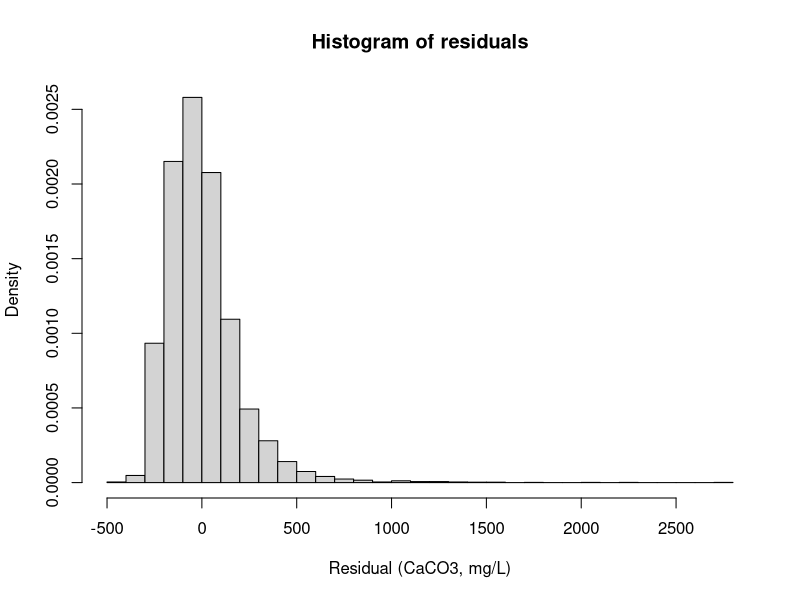
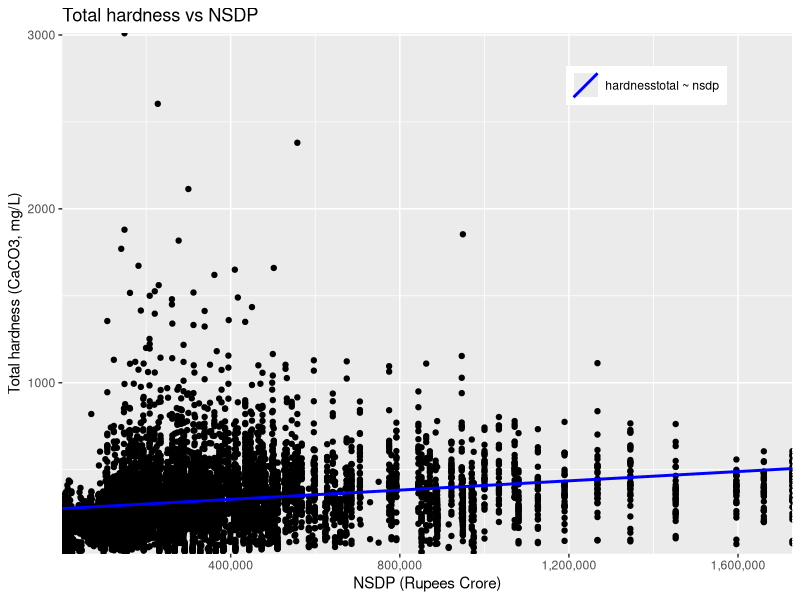
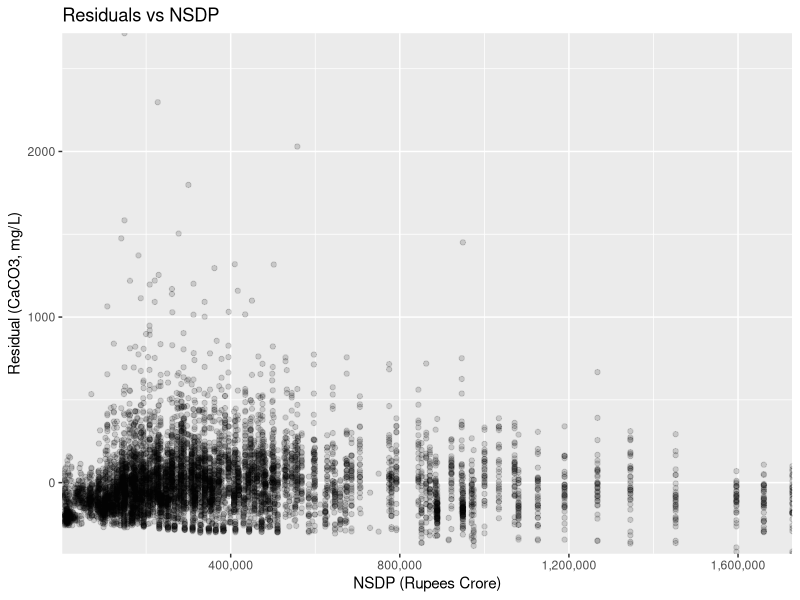
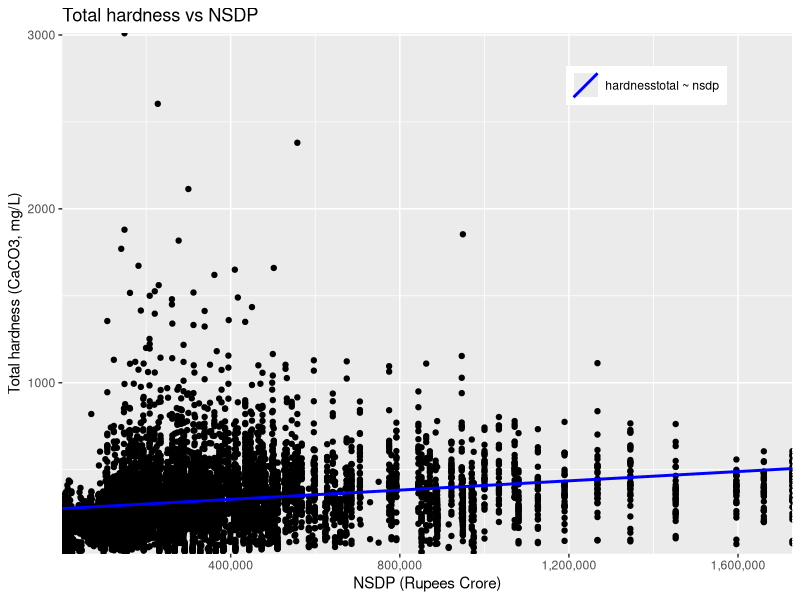
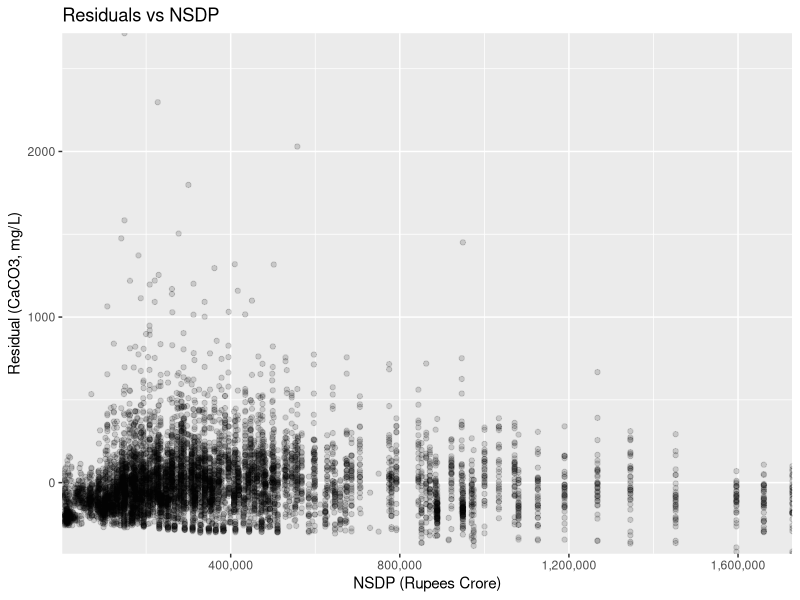
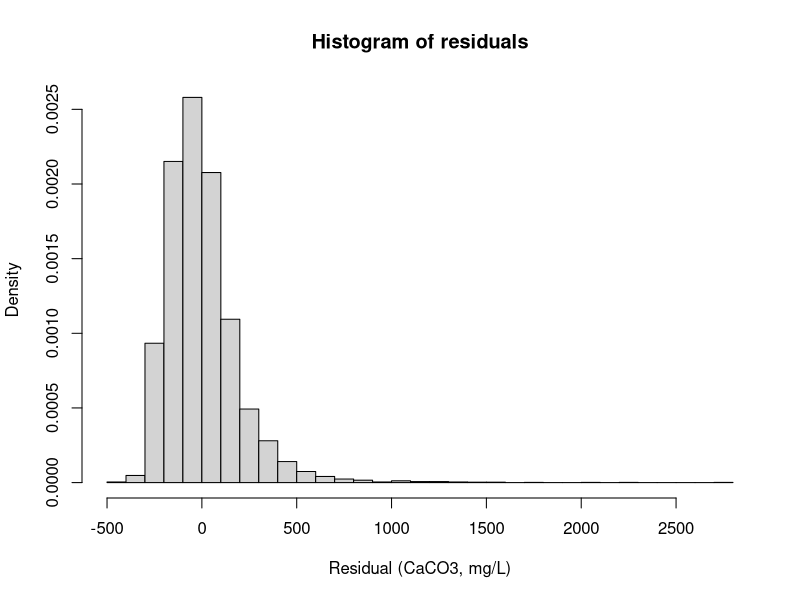

Reproduce these figures in R, in order.
library(ggplot2)
library(readr)
library(scales)

gini_gwq_nsdp <- read_csv("output/gini_gwq_nsdp.csv")
gini_gwq_nsdp <- na.omit(gini_gwq_nsdp)
gini_gwq_nsdp <- gini_gwq_nsdp[gini_gwq_nsdp$hardnesstotal > 0,]
on_nsdp <- lm(formula=hardnesstotal ~ nsdp, data=gini_gwq_nsdp)
on_nsdp_poly <- lm(formula=hardnesstotal ~ nsdp + I(nsdp**2) + I(nsdp**3), data=gini_gwq_nsdp)
on_nsdp_poly_gini <- lm(formula=hardnesstotal ~ nsdp + I(nsdp**2) + I(nsdp**3) + gini, data=gini_gwq_nsdp)

hardness_nsdp_plot <- ggplot(gini_gwq_nsdp, aes(y=hardnesstotal, x=nsdp)) +
  geom_point() +
  ggtitle("Total hardness vs NSDP") +
  xlab("NSDP (Rupees Crore)") +
  ylab("Total hardness (CaCO3, mg/L)") +
  scale_x_continuous(labels = comma) +
  coord_cartesian(expand = FALSE) +
  geom_abline(aes(intercept=coef(on_nsdp)[1], slope=coef(on_nsdp)[2], colour="blue"), linewidth=1) +
  # guides (
    # colour = guide_legend(position="inside", theme=theme(legend.title = element_blank()))
  # ) +
  scale_discrete_manual(c("colour"), name="Legend", values='blue', labels='hardnesstotal ~ nsdp') +
  theme(legend.position=c(0.8, 0.9), legend.title=element_blank())

residuals_nsdp_plot <- ggplot(gini_gwq_nsdp, aes(y=on_nsdp$residuals, x=nsdp)) +
  geom_point(alpha=0.15) +
  ggtitle("Residuals vs NSDP") +
  xlab("NSDP (Rupees Crore)") +
  ylab("Residual (CaCO3, mg/L)") +
  scale_x_continuous(labels = comma) +
  coord_cartesian(expand = FALSE)

resid_hist <- hist(on_nsdp$residuals,
     main="Histogram of residuals",
     xlab="Residual (CaCO3, mg/L)",
     breaks=40,
     freq=FALSE
)


print(summary(on_nsdp))
cat("Sum of residuals:", sum(on_nsdp$residuals), "(CaCO3, mg/L)\n")

png("plots/Total hardness vs NSDP.png")
print(hardness_nsdp_plot)
dev.off()
print(hardness_nsdp_plot)

png("plots/Residuals vs NSDP.png")
print(residuals_nsdp_plot)
dev.off()
print(residuals_nsdp_plot)

png("plots/Histogram of residuals.png")
hist(on_nsdp$residuals,
     main="Histogram of residuals",
     xlab="Residual (CaCO3, mg/L)",
     breaks=40,
     freq=FALSE
)
dev.off()
print(resid_hist)